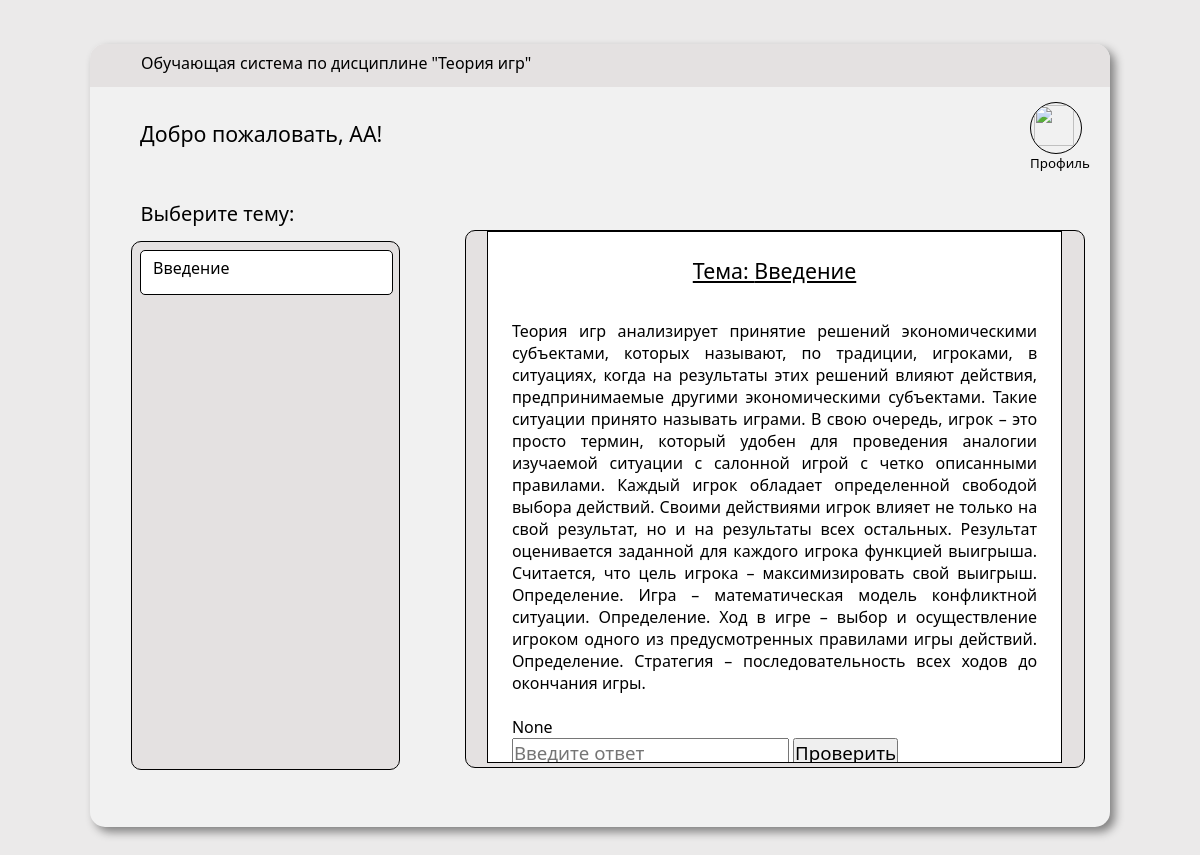
Page / (signed in) on the committed database.
### tables this page shows
CREATE TABLE Tema(
    Id_tema int PRIMARY KEY,
    Name_tema VARCHAR (50) UNIQUE
);

CREATE TABLE TMaterial(
    Id_TMaterial int PRIMARY KEY,
    Id_tema int NOT NULL,
    Text TEXT NOT NULL,
    Difficulty VARCHAR (10) NOT NULL,
    Access BOOLEAN, /*Доступность, проверенно ли администратором
                      0-не проверено, не доступно на сайте
                      1-проверено, доступно на сайте*/
    Loaded BOOLEAN, /* Материал основного курса или загруженный преподавателем?
                       0 - материал основного курса
                       1 - материал загружен преподавателем (дополнительный)*/
    Id_teacher int,
    FOREIGN KEY (Id_tema) REFERENCES Tema(Id_tema),
    FOREIGN KEY (Id_teacher) REFERENCES teacher(Id)
);

### controllers/main_page.py (the view)
@app.route('/')
def main_page():
    if 'is_auth' not in session:
        session['is_auth'] = False
    if session.get('username') != None:
        student_name = session.get('username')
    else:
        student_name = 'student'
    conn = get_db_connection()
    content = get_lesson(conn, 1)
    lessons = get_all_lessons(conn)
    print(lessons, file=sys.stdout)
    html = render_template('student/main_page.html',
                           student_name=student_name,
                           lessons=lessons,
                           lesson_content=content.iloc[0].to_list())
    return html

### models/main_page_model.py (called while the page is built)
def get_lesson(conn, id):
    return pd.read_sql(f'''
    SELECT Tema.Name_tema,
    TMaterial.Text,
    CASE WHEN PMaterial.Text IS NULL OR PMaterial.Text = '' THEN NULL ELSE PMaterial.Text END AS PMaterial_Text,
    CASE WHEN PMaterial.Difficulty IS NULL OR PMaterial.Difficulty = '' THEN NULL ELSE PMaterial.Difficulty END AS PMaterial_Difficulty
    FROM Course
    Join Tema on Course.Id_tema=Tema.Id_tema
    Join TMaterial on Course.Id_TMaterial=TMaterial.Id_TMaterial
    LEFT Join Test on Course.Id_test=Test.Id_test
    LEFT Join TestPMaterial
    on TestPMaterial.Id_test=Test.Id_test
    LEFT JOIN PMaterial
    on TestPMaterial.Id_PMaterial=PMaterial.Id_PMaterial
    WHERE ID_course == {id};''', conn)

def get_all_lessons(conn):
    return pd.read_sql(f'''SELECT Tema.Id_tema, Tema.Name_tema
    FROM Course
    Join Tema on Course.Id_tema=Tema.Id_tema;''', conn)

### utils.py (called while the page is built)
def get_db_connection():
    path = 'identifier.sqlite'
    return sqlite3.connect(path)

### templates/student/main_page.html (shortened to what this page needs)
<!DOCTYPE html>
<html lang="en">
    <head>
        <link
            rel="stylesheet"
            type="text/css"
            href="../../static/CSS/user_main_page.css"
        />
    </head>
    <body>
        <div class="main-window">
            <div class="header">
                <div class="label-class">
                    <label>Обучающая система по дисциплине "Теория игр"</label>
                </div>
            </div>
            <div class="main-block">
                <div class="head">
                    <div class="welcome">
                        <span>Добро пожаловать, {{student_name}}!</span>
                    </div>
                    <div class="head-buttons">
                        <div class="profile-button">
                            <a href="profile">
                                <div class="img-div">
                                    <img
                                        src="../../static/images/user-icon.png"
                                        alt=""
                                    />
                                </div>
                                <span>Профиль</span>
                            </a>
                        </div>
                    </div>
                </div>
                <div class="workspace">
                    <div class="theme-selector">
                        <span>Выберите тему:</span>
                        <div class="theme-list">
                            {% for index, item in lessons.iterrows() %}
                            <a href="{{item['Id_tema']}}"
                                ><div class="theme">
                                    <span>{{item['Name_tema']}}</span>
                                </div></a
                            >
                            {% endfor %}
                        </div>
                    </div>
                    <div class="theme-viewer">
                        <div class="theme-page">
                            <h3>Тема: {{lesson_content[0]}}</h3>
                            <p>
                                {{lesson_content[1]}}
                            </p>
                            <br />
                            <p>{{lesson_content[2]}}</p>
                            <input
                                type="text"
                                placeholder="Введите ответ"
                                id="answer_field"
                            />
                            <button id="check_answer_button">Проверить</button>
                        </div>
                    </div>
                </div>
            </div>
        </div>
    </body>
</html>

### static/CSS/user_main_page.css (style rules this page uses)
* { margin: 0; padding: 0; height: 100%; width: 100%; font-family: 'Segoe UI', Tahoma, Geneva, Verdana, sans-serif; }
a { text-decoration: none; color: black; }
body { background-color: #ebeaea; display: flex; align-items: center; height: 100%; width: 100%; }
h3 { color: black; font-family: 'Segoe UI', Tahoma, Geneva, Verdana, sans-serif; }
.main-window { min-width: 900px; min-height: 450px; display: flex; align-items: center; flex-direction: column; width: 85%; height: 90%; margin: 0 auto; background-color: #f1f1f1; border-radius: 15px; justify-content: space-between; box-shadow: 5px 5px 10px rgba(0, 0, 0, 0.452); }
.main-window h3 { text-align: center; font-weight: 500; font-size: 20pt; }
.main-window > .header { display: flex; align-items: center; text-align: left; min-height: 43px; font-size: 12pt; max-height: 43px; border-radius: 15px 15px 0 0; background-color: #e4e1e1; }
.label-class { height: 60%; width: 90%; margin: 0 auto; }
.main-block { width: 100%; height: 100%; }
.head { margin-top: 15px; height: 12%; display: flex; flex-direction: row; }
.welcome { display: flex; text-align: left; justify-content: center; align-items: center; }
.welcome span { height: 60%; width: 80%; font-size: 16pt; }
.head-buttons { display: flex; flex-direction: row; justify-content: end; margin-right: 20px; }
.head-buttons img { width: 90%; height: 90%; }
.profile-button { width: 50px; height: 50px; margin: 0 10px; }
.img-div { display: flex; border: 1px black solid; border-radius: 100%; justify-content: center; align-items: center; overflow: hidden; }
.head-buttons span { display: block; width: 100%; height: 40%; text-align: center; font-size: 10pt; }
.workspace { display: flex; flex-direction: row; height: 85%; width: 95%; margin: 0 auto; }
.theme-viewer { flex-basis: 185%; overflow: auto; background-color: #e4e1e1; border-radius: 10px; border: 1.5px solid black; margin-top: 40px; height: 85%; width: 80%; }
.theme-selector { padding-left: 15px; display: flex; flex-direction: column; max-width: 390px; max-height: 620px; }
.theme-selector span { font-size: 15pt; margin: 10px; height: 5%; }
.theme-list { height: 85%; width: 80%; background-color: #e4e1e1; border-radius: 10px; border: 1.5px solid black; }
.theme { display: flex; border: 1px solid black; border-radius: 5px; height: 8%; margin: 3%; width: 94%; background-color: #ffffff; align-items: center; justify-content: center; overflow: hidden; }
.theme span { font-size: 12pt; height: 75%; width: 90%; margin: 0; padding: 0; }
.theme-page { overflow: auto; height: 90%; width: 85%; background-color: white; margin: 0 auto; padding: 1.5em; border: thin black solid; }
.theme-page h3 { font-size: 16pt; height: 3em; text-decoration: underline; }
.theme-page p { text-align: justify; height: auto; }
.theme-page input { height: auto; width: auto; font-size: 14pt; }
.theme-page button { height: auto; width: auto; font-size: 14pt; }

### rows in the picture
Tema: Name_tema "Введение", Name_tema "Введение"
TMaterial: Text "Теория игр анализирует принятие решений экономическими субъектами, которых называют, по традиции, игроками, в ситуациях, когда на результаты этих решений влияют действия, предпринимаемые другими экономическими субъектами. Такие ситуации принято называть играми. В свою очередь, игрок – это просто термин, который удобен для проведения аналогии изучаемой ситуации с салонной игрой с четко описанными правилами. Каждый игрок обладает определенной свободой выбора действий. Своими действиями игрок влияет не только на свой результат, но и на результаты всех остальных. Результат оценивается заданной для каждого игрока функцией выигрыша. Считается, что цель игрока – максимизировать свой выигрыш.…"

### other values in the picture
{{ student_name }} "AA"
{{ lesson_content[2] }} "None"
